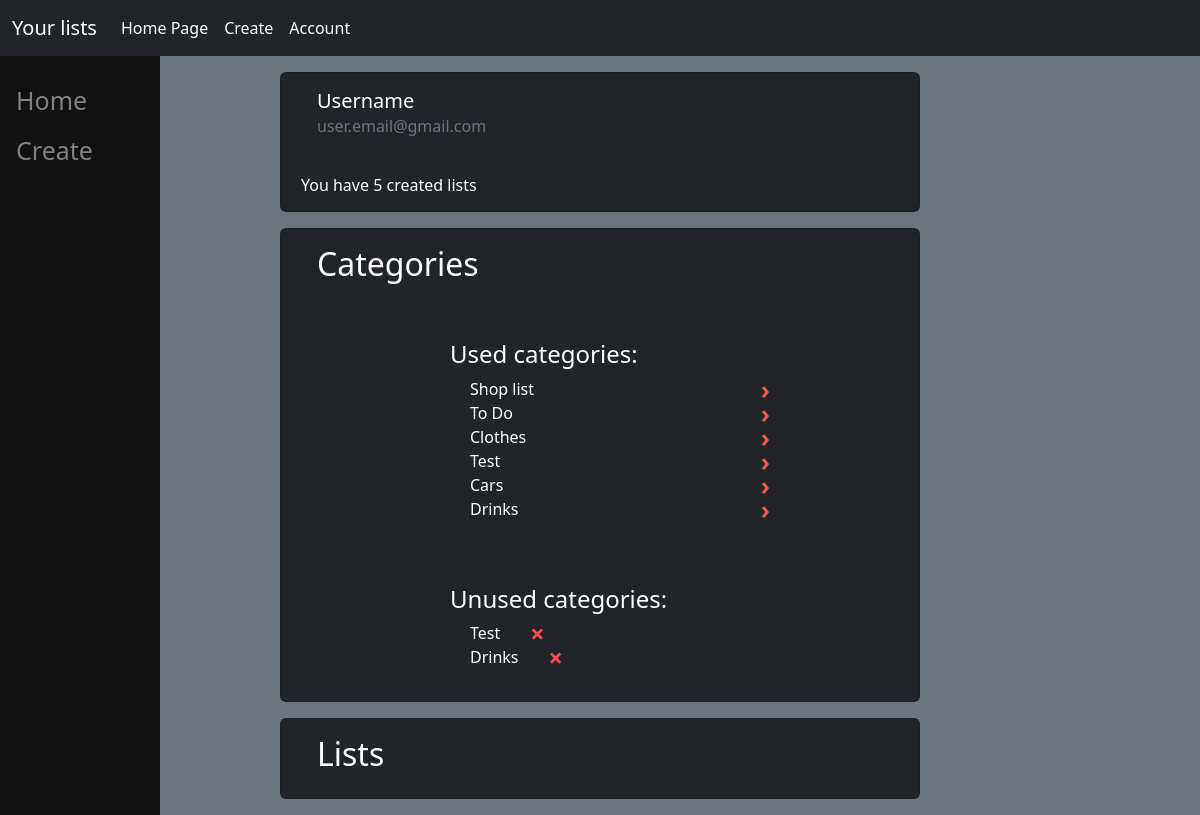
/account/, run on an earlier commit of the app's database.
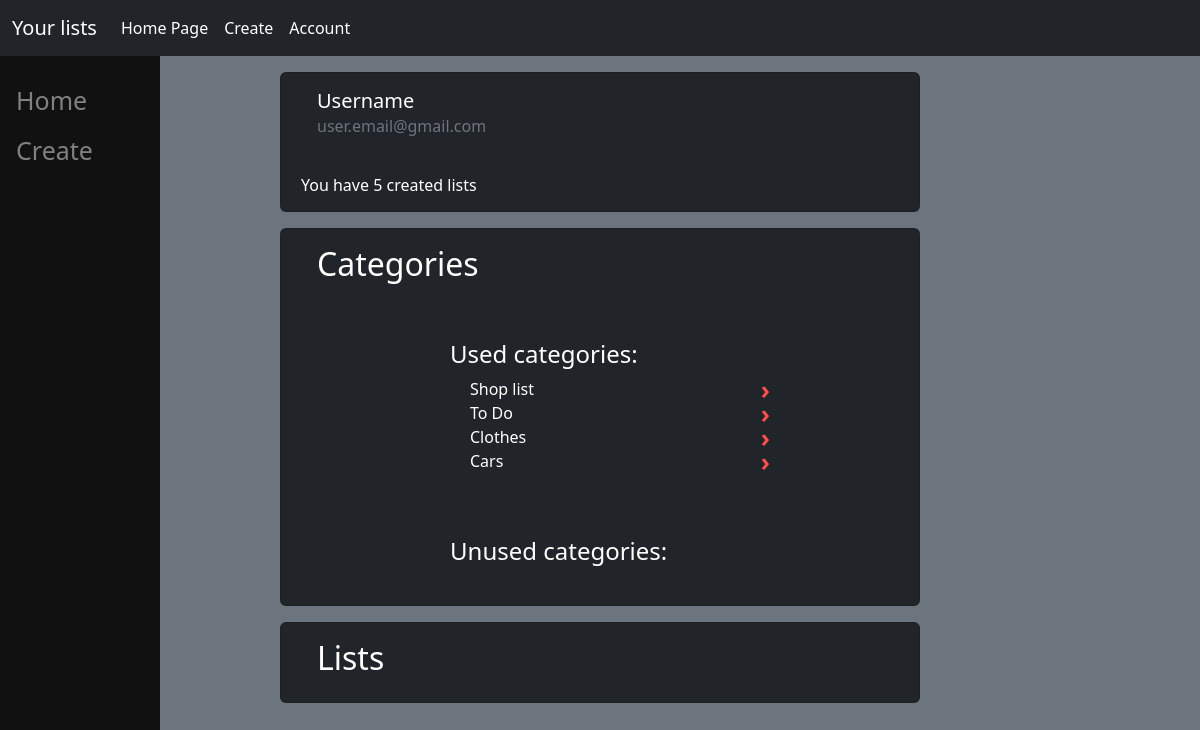
And on a later commit of the database.
### lists/models.py (models this page shows, shortened)
class Category(models.Model):
    name = models.CharField(max_length=50, null=False, blank=False)

### lists/views.py (the view)
# urls.py: path("account/", views.userDetail, name="account"),
def userDetail(request):
    lists = List.objects.all()
    categories = Category.objects.all()
    context = {'lists': lists, 'categories': categories}
    return render(request, "lists/user.html", context)

### lists/templates/lists/user.html (shortened to what this page needs)
<!DOCTYPE html>
<html lang="en">
<head>
    <link href="https://cdn.jsdelivr.net/npm/bootstrap@5.2.3/dist/css/bootstrap.min.css" rel="stylesheet"
>
</head>
<body class="bg-secondary text-white">
    <nav class="navbar navbar-expand navbar-dark bg-dark">
        <div class="container-fluid">
            <a class="navbar-brand">Your lists</a>
            <div class="collapse navbar-collapse" id="navbarText">
                <ul class="navbar-nav me-auto mb-2 mb-lg-0">
                    <li class="nav-item">
                        <a class="nav-link active" href="{% url 'lists' %}">Home Page</a>
                    </li>
                    <li class="nav-item">
                        <a class="nav-link active" href="{% url 'create' %}">Create</a>
                    </li>
                    <li class="nav-item">
                        <a class="nav-link active" href="{% url 'account' %}">Account</a>
                    </li>
                </ul>
            </div>
        </div>
    </nav>
      <div class="sidenav">
        <a href="{% url 'lists' %}">Home</a>
        <a href="{% url 'create' %}">Create</a>
    </div>
     <div class="card bg-dark text-white mx-auto my-3" style="width: 40rem; padding-left: 20px">
        <div class="card-body">
            <h5 class="card-title" >Username</h5>
            <h6 class="card-subtitle mb-2 text-muted">user.email@gmail.com</h6>
        </div>
         <h6 class="card-text my-3">You have {{ lists.count }} created lists</h6>
    </div>
    <div class="card bg-dark text-white mx-auto my-3" style="width: 40rem; padding-left: 20px;">
        <div class="card-body">
            <h2 class="card-title">Categories</h2>
        </div>
        <div class="card bg-dark text-white mx-auto my-3 border-0" style="width: 20rem;">
            <div class="card-text my-3">
                    <h4> Used categories: </h4>
                        {% for category in categories %}
                            <li class="list-group-item bg-dark text-white" style=" display: flex; align-items: center; padding-left: 20px; justify-content: space-between;">
                                    {{category.name}}
                                    <a class="delete-link" href="{% url 'lists' %}?category={{category.name}}">&#8250;</a>
                            </li>
                        {% endfor %}
                </div>
            </div>
        <form method="POST" action="">
            <div class="card bg-dark text-white mx-auto my-3 border-0" style="width: 20rem;">
                <div class="card-text my-3">
                    <h4> Unused categories: </h4>
                        {% for category in categories %}
                            <li class="list-group-item bg-dark text-white" style=" display: flex; align-items: center; padding-left: 20px; gap: 10%;">
                                {% if category.list_set.count == 0 %}
                                    {{category.name}}
                                    <a class="delete-link" href="{% url 'delete-category' category.id %}">&#215;</a>
                                {% endif %}
                            </li>
                        {% endfor %}
                </div>
            </div>
        </form>
    </div>
    <div class="card bg-dark text-white mx-auto my-3" style="width: 40rem; padding-left: 20px;">
        <div class="card-body">
            <h2 class="card-title">Lists</h2>
        </div>
    </div>
</body>
</html>

What changed in the data, as far as the page shows it:
removed Category: name "Test"
removed Category: name "Drinks"
